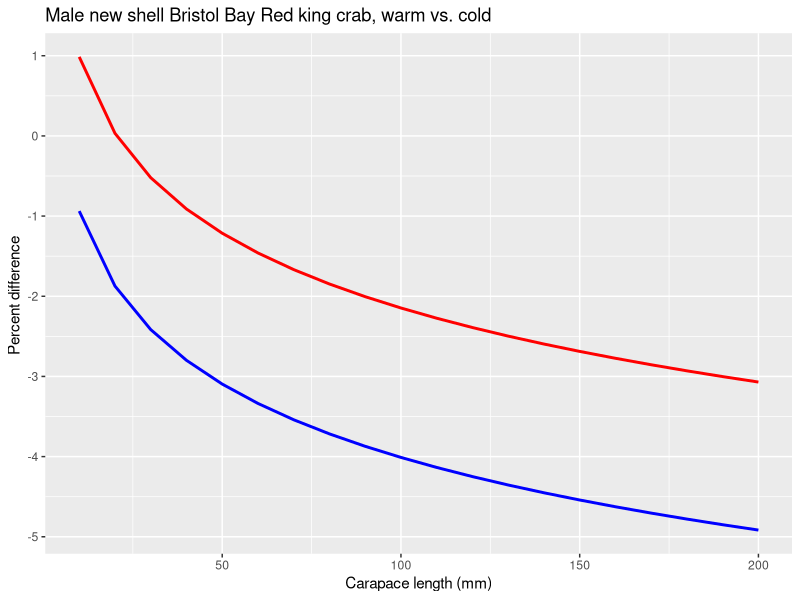
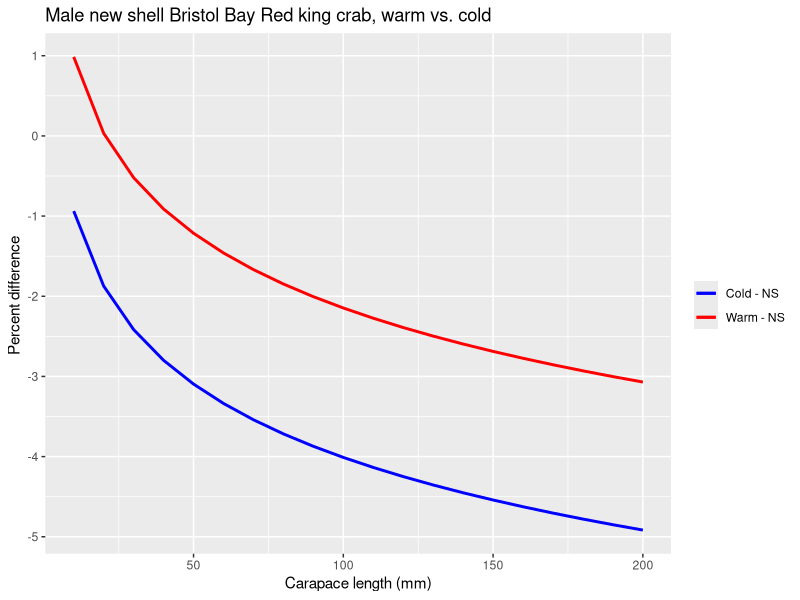
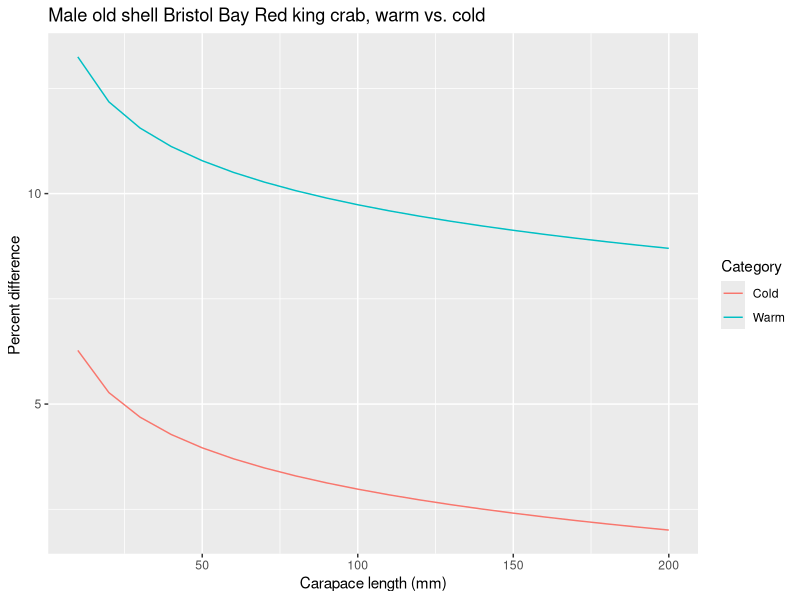
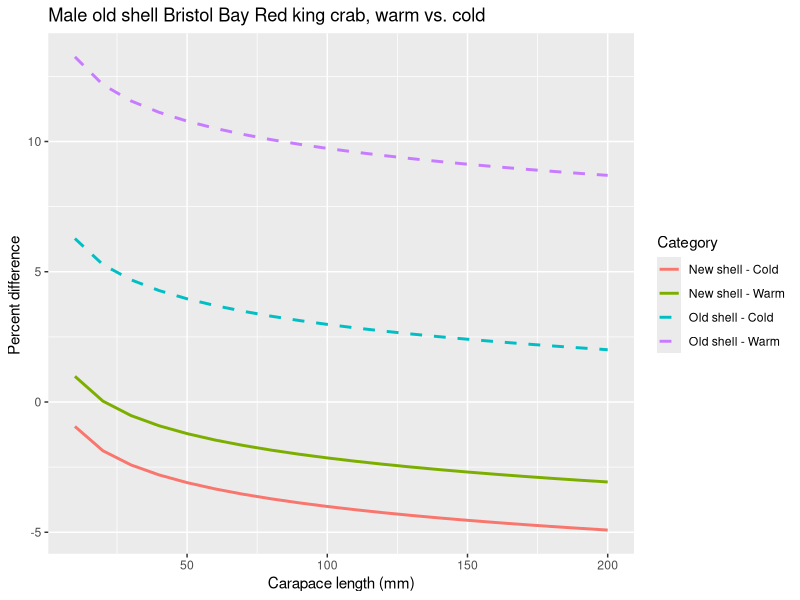
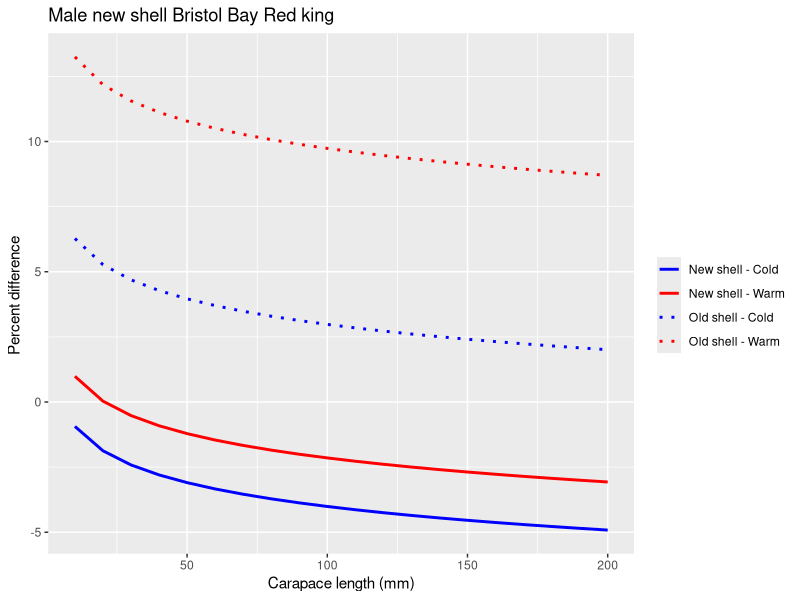
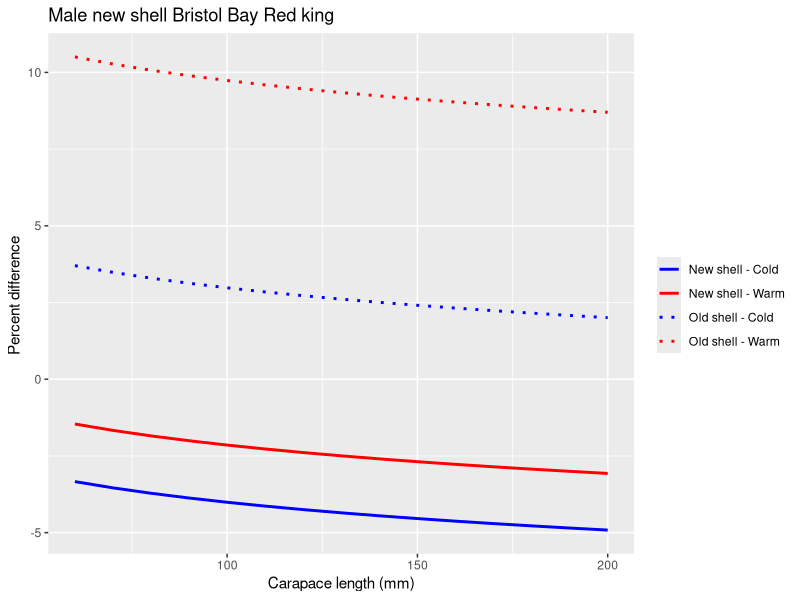
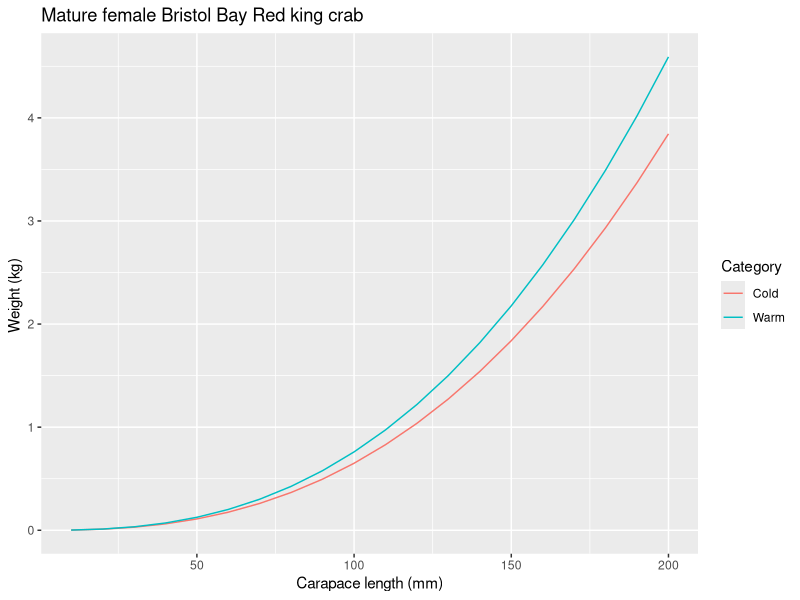
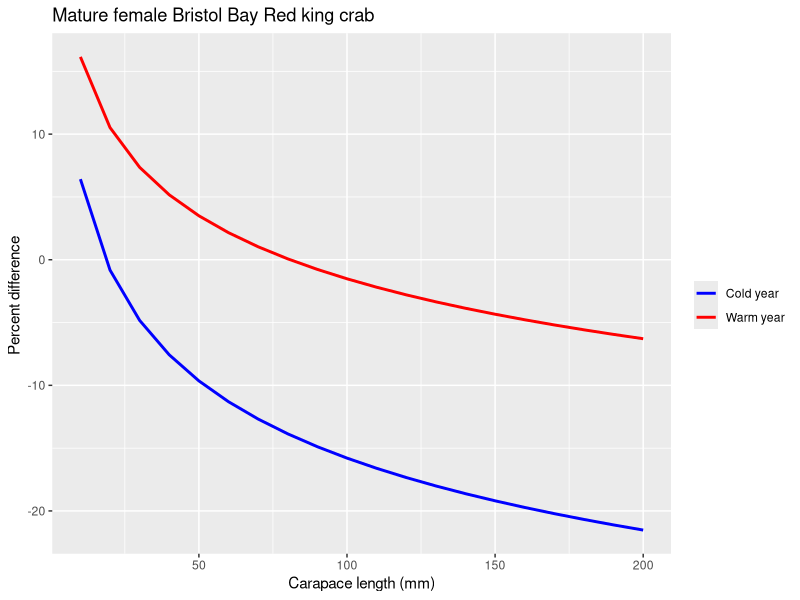

Recreate these plots in R, in order. (Note: this script raises an error after producing the figures.)
rm(list = ls())
# Jon Richar 
# 6/16/2020
library(tidyverse)
library(stats)
library(nlme)
library(ggpubr)
library(ggplot2)
?ggplot()
?geom_line()
pct_dif<-read.csv("./DATA/Biomass_DATA/Calc_weight_differences_ML.csv")

names(pct_dif)
######################### Create data objects ###################
size<-pct_dif$Size10mm

######################### BBRKC
rkc_ns_cold_dif<-pct_dif$BBRKC_MALE_COLD_NS_pct_dif
mean(rkc_ns_cold_dif)

rkc_ns_warm_dif<-pct_dif$BBRKC_MALE_WARM_NS_pct_dif
mean(rkc_ns_warm_dif)

rkc_os_cold_dif<-pct_dif$BBRKC_MALE_COLD_OS_pct_dif
mean(rkc_os_cold_dif)

rkc_os_warm_dif<-pct_dif$BBRKC_MALE_WARM_OS_pct_dif
mean(rkc_os_warm_dif)

######################## BAIRDI #########################################
cb_immatmale_cold_ns_dif<-pct_dif$EBSCB_Immatmale_NS_COLD_pct_dif
mean(cb_immatmale_cold_ns_dif)

cb_immatmale_cold_os_dif<-pct_dif$EBSCB_Immatmale_OS_COLD_pct_dif
mean(cb_immatmale_cold_os_dif)


cb_immatmale_warm_ns_dif<-pct_dif$EBSCB_Immatmale_NS_WARM_pct_dif
mean(cb_immatmale_cold_ns_dif)

cb_immatmale_warm_os_dif<-pct_dif$EBSCB_Immatmale_OS_WARM_pct_dif
mean(cb_immatmale_warm_os_dif)


cb_matmale_cold_ns_dif<-pct_dif$EBSCB_Matmale_NS_COLD_pct_dif
mean(cb_matmale_cold_ns_dif)

cb_matmale_cold_os_dif<-pct_dif$EBSCB_Matmale_OS_COLD_pct_dif
mean(cb_matmale_cold_os_dif)


cb_matmale_warm_ns_dif<-pct_dif$EBSCB_Matmale_NS_WARM_pct_dif
mean(cb_matmale_cold_ns_dif)

cb_matmale_warm_os_dif<-pct_dif$EBSCB_Matmale_OS_WARM_pct_dif
mean(cb_matmale_warm_os_dif)


cb_ns_cold_matfem_dif<-pct_dif$EBSCB_MatFemale_NS_COLD 
mean(cb_ns_cold_matfem_dif)

cb_ns_warm_matfem_dif<-pct_dif$EBSCB_MatFemale_NS_WARM 
mean(cb_ns_warm_matfem_dif)

cb_os_cold_matfem_dif<-pct_dif$EBSCB_MatFemale_OS_COLD 
mean(cb_os_cold_matfem_dif)

cb_os_warm_matfem_dif<-pct_dif$EBSCB_MatFemale_OS_WARM 
mean(cb_os_warm_matfem_dif)

########################## Opilio #####################################
co_immatmale_cold_ns_dif<-pct_dif$EBSCO_Immatmale_NS_COLD_pct_dif
mean(co_immatmale_cold_ns_dif)

co_immatmale_cold_os_dif<-pct_dif$EBSCO_Immatmale_OS_COLD_pct_dif
mean(co_immatmale_cold_os_dif)


co_immatmale_warm_ns_dif<-pct_dif$EBSCO_Immatmale_NS_WARM_pct_dif
mean(co_immatmale_cold_ns_dif)

co_immatmale_warm_os_dif<-pct_dif$EBSCO_Immatmale_OS_WARM_pct_dif
mean(co_immatmale_warm_os_dif)


co_matmale_cold_ns_dif<-pct_dif$EBSCO_Matmale_NS_COLD_pct_dif
mean(co_matmale_cold_ns_dif)

co_matmale_cold_os_dif<-pct_dif$EBSCO_Matmale_OS_COLD_pct_dif
mean(co_matmale_cold_os_dif)


co_matmale_warm_ns_dif<-pct_dif$EBSCO_Matmale_NS_WARM_pct_dif
mean(co_matmale_cold_ns_dif)

co_matmale_warm_os_dif<-pct_dif$EBSCO_Matmale_OS_WARM_pct_dif
mean(co_matmale_warm_os_dif)


co_ns_cold_matfem_dif<-pct_dif$EBSCO_MatFemale_NS_COLD 
mean(co_ns_cold_matfem_dif)

co_ns_warm_matfem_dif<-pct_dif$EBSCO_MatFemale_NS_WARM 
mean(co_ns_warm_matfem_dif)

co_os_cold_matfem_dif<-pct_dif$EBSCO_MatFemale_OS_COLD 
mean(co_os_cold_matfem_dif)

co_os_warm_matfem_dif<-pct_dif$EBSCO_MatFemale_OS_WARM 
mean(co_os_warm_matfem_dif)
#################################### Plot #######################################

###############################################################################################
################################# BBRKC #######################################################
###############################################################################################

##################################################################################################
################################# Males ########################################################
ggplot(pct_dif,aes(x=Size10mm))+
geom_line(aes(y=BBRKC_MALE_COLD_NS_pct_dif,colour = "Cold - NS"),size=1,colour="blue",show.legend = TRUE)+
geom_line(aes(y=BBRKC_MALE_WARM_NS_pct_dif,colour="Warm - NS"),size=1,colour="red",show.legend = TRUE)+
labs(color = "Category",x = "Carapace length (mm)", y = "Percent difference ",title="Male new shell Bristol Bay Red king crab, warm vs. cold")

ggplot(pct_dif,aes(x=Size10mm))+
  geom_line(aes(y=BBRKC_MALE_COLD_NS_pct_dif,colour = "Cold - NS"),size=1,show.legend = TRUE)+
  geom_line(aes(y=BBRKC_MALE_WARM_NS_pct_dif,colour="Warm - NS"),size=1,show.legend = TRUE)+
  scale_colour_manual(name='',values=c('Cold - NS'='blue','Warm - NS' = 'red'))+
  guides(colour = guide_legend(override.aes = list(linetype=c(1,1))))+
  labs(color = "Category",x = "Carapace length (mm)", y = "Percent difference ",title="Male new shell Bristol Bay Red king crab, warm vs. cold")

rkc_ns<-ggplot(pct_dif,aes(x=Size10mm))+
  geom_line(aes(y=BBRKC_MALE_COLD_NS_pct_dif,color = "Cold"))+
  geom_line(aes(y=BBRKC_MALE_WARM_NS_pct_dif,color="Warm"))+
  labs(color = "Category",x = "Carapace length (mm)", y = "Percent difference ",title="Male new shell Bristol Bay Red king crab, warm vs. cold")

ggplot(pct_dif,aes(x=Size10mm))+
  geom_line(aes(y=BBRKC_MALE_COLD_OS_pct_dif,color = "Cold"))+
  geom_line(aes(y=BBRKC_MALE_WARM_OS_pct_dif,color="Warm"))+
  labs(color = "Category",x = "Carapace length (mm)", y = "Percent difference ",title="Male old shell Bristol Bay Red king crab, warm vs. cold")

rkc_os<-ggplot(pct_dif,aes(x=Size10mm))+
  geom_line(aes(y=BBRKC_MALE_COLD_OS_pct_dif,color = "Cold"))+
  geom_line(aes(y=BBRKC_MALE_WARM_OS_pct_dif,color="Warm"))+
  labs(color = "Category",x = "Carapace length (mm)", y = "Percent difference ",title="Male old shell Bristol Bay Red king crab, warm vs. cold")

ggplot(pct_dif,aes(x=Size10mm))+
  geom_line(aes(y=BBRKC_MALE_COLD_NS_pct_dif,color = "New shell - Cold"),size=1)+
  geom_line(aes(y=BBRKC_MALE_WARM_NS_pct_dif,color="New shell - Warm"),size=1)+
  geom_line(aes(y=BBRKC_MALE_COLD_OS_pct_dif,color = "Old shell - Cold"),size=1,linetype=2)+
  geom_line(aes(y=BBRKC_MALE_WARM_OS_pct_dif,color="Old shell - Warm"),size=1,linetype=2)+
  labs(color = "Category",x = "Carapace length (mm)", y = "Percent difference ",title="Male old shell Bristol Bay Red king crab, warm vs. cold")
############################################################################################
ggplot(pct_dif,aes(x=Size10mm))+
  geom_line(aes(y=BBRKC_MALE_COLD_NS_pct_dif,color = "New shell - Cold"),size=1)+
  geom_line(aes(y=BBRKC_MALE_WARM_NS_pct_dif,color="New shell - Warm"),size=1)+
  geom_line(aes(y=BBRKC_MALE_COLD_OS_pct_dif,color = "Old shell - Cold"),size=1,linetype=3)+
  geom_line(aes(y=BBRKC_MALE_WARM_OS_pct_dif,color="Old shell - Warm"),size=1,linetype=3)+
  scale_colour_manual(name='',values=c('New shell - Cold'='blue','New shell - Warm' = 'red','Old shell - Cold'='blue','Old shell - Warm' = 'red'))+
  guides(colour = guide_legend(override.aes = list(linetype=c(1,1,3,3))))+
  labs(color = "Category",x = "Carapace length (mm)", y = "Percent difference ",title="Male new shell Bristol Bay Red king")


################################## Altogether #############################################
rkc_all<-ggplot(pct_dif,aes(x=Size10mm))+
  geom_line(aes(y=BBRKC_MALE_COLD_NS_pct_dif,color = "New shell - Cold"),size=1)+
  geom_line(aes(y=BBRKC_MALE_WARM_NS_pct_dif,color="New shell - Warm"),size=1)+
  geom_line(aes(y=BBRKC_MALE_COLD_OS_pct_dif,color = "Old shell - Cold"),size=1,linetype=3)+
  geom_line(aes(y=BBRKC_MALE_WARM_OS_pct_dif,color="Old shell - Warm"),size=1,linetype=3)+
  scale_colour_manual(name='',values=c('New shell - Cold'='blue','New shell - Warm' = 'red','Old shell - Cold'='blue','Old shell - Warm' = 'red'))+
  guides(colour = guide_legend(override.aes = list(linetype=c(1,1,3,3))))+
  labs(color = "Category",x = "Carapace length (mm)", y = "Percent difference ",title="Male new shell Bristol Bay Red king")

################################## Abbreviate ###################################################
Size10mm<-pct_dif$Size10[6:20]
BBRKC_MALE_COLD_NS_pct_dif<-pct_dif$BBRKC_MALE_COLD_NS_pct_dif[6:20]
BBRKC_MALE_WARM_NS_pct_dif<-pct_dif$BBRKC_MALE_WARM_NS_pct_dif[6:20]
BBRKC_MALE_COLD_OS_pct_dif<-pct_dif$BBRKC_MALE_COLD_OS_pct_dif[6:20]
BBRKC_MALE_WARM_OS_pct_dif<-pct_dif$BBRKC_MALE_WARM_OS_pct_dif[6:20]
rkc_dat<-as.data.frame(cbind(Size10mm,BBRKC_MALE_COLD_NS_pct_dif,BBRKC_MALE_WARM_NS_pct_dif,BBRKC_MALE_COLD_OS_pct_dif,BBRKC_MALE_WARM_OS_pct_dif))
rkc_dat

ggplot(rkc_dat,aes(x=Size10mm))+
  geom_line(aes(y=BBRKC_MALE_COLD_NS_pct_dif,color = "New shell - Cold"),size=1)+
  geom_line(aes(y=BBRKC_MALE_WARM_NS_pct_dif,color="New shell - Warm"),size=1)+
  geom_line(aes(y=BBRKC_MALE_COLD_OS_pct_dif,color = "Old shell - Cold"),size=1,linetype=3)+
  geom_line(aes(y=BBRKC_MALE_WARM_OS_pct_dif,color="Old shell - Warm"),size=1,linetype=3)+
  scale_colour_manual(name='',values=c('New shell - Cold'='blue','New shell - Warm' = 'red','Old shell - Cold'='blue','Old shell - Warm' = 'red'))+
  guides(colour = guide_legend(override.aes = list(linetype=c(1,1,3,3))))+
  labs(color = "Category",x = "Carapace length (mm)", y = "Percent difference ",title="Male new shell Bristol Bay Red king")

rkc_all_short<-ggplot(rkc_dat,aes(x=Size10mm))+
  geom_line(aes(y=BBRKC_MALE_COLD_NS_pct_dif,color = "New shell - Cold"),size=1)+
  geom_line(aes(y=BBRKC_MALE_WARM_NS_pct_dif,color="New shell - Warm"),size=1)+
  geom_line(aes(y=BBRKC_MALE_COLD_OS_pct_dif,color = "Old shell - Cold"),size=1,linetype=3)+
  geom_line(aes(y=BBRKC_MALE_WARM_OS_pct_dif,color="Old shell - Warm"),size=1,linetype=3)+
  scale_colour_manual(name='',values=c('New shell - Cold'='blue','New shell - Warm' = 'red','Old shell - Cold'='blue','Old shell - Warm' = 'red'))+
  guides(colour = guide_legend(override.aes = list(linetype=c(1,1,3,3))))+
  labs(color = "Category",x = "Carapace length (mm)", y = "Percent difference ",title="Male new shell Bristol Bay Red king")

#########################################################################################
################################ Females ##################################################
ggplot(pct_dif,aes(x=Size10mm))+
  geom_line(aes(y=BBRKC_MATFEM_COLD,color = "Cold"))+
  geom_line(aes(y=BBRKC_MATFEM_WARM,color="Warm"))+
  labs(color = "Category",x = "Carapace length (mm)", y = "Weight (kg) ",title="Mature female Bristol Bay Red king crab")

ggplot(pct_dif,aes(x=Size10mm))+
  geom_line(aes(y=BBRKC_MATFEM_COLD_pct_dif,color = "Cold year"),size=1)+
  geom_line(aes(y=BBRKC_MATFEM_WARM_pct_dif,color="Warm year"),size=1)+
  scale_colour_manual(name='',values=c('Cold year'='blue','Warm year' = 'red'))+
  guides(colour = guide_legend(override.aes = list(linetype=c(1,1))))+
  labs(color = "Category",x = "Carapace length (mm)", y = "Percent difference ",title="Mature female Bristol Bay Red king crab")

rkc_fem<-ggplot(pct_dif,aes(x=Size10mm))+
  geom_line(aes(y=BBRKC_MATFEM_COLD_pct_dif,color = "Cold year"),size=1)+
  geom_line(aes(y=BBRKC_MATFEM_WARM_pct_dif,color="Warm year"),size=1)+
  scale_colour_manual(name='',values=c('Cold year'='blue','Warm year' = 'red'))+
  guides(colour = guide_legend(override.aes = list(linetype=c(1,1))))+
  labs(color = "Category",x = "Carapace length (mm)", y = "Percent difference ",title="Mature female Bristol Bay Red king crab")
###################### Abbreviate ############################################################
Size10mm<-pct_dif$Size10[6:18]
BBRKC_MATFEM_COLD_pct_dif<-pct_dif$BBRKC_MATFEM_COLD_pct_dif[6:18]
BBRKC_MATFEM_WARM_pct_dif<-pct_dif$BBRKC_MATFEM_WARM_pct_dif[6:18]

femrkc_dat<-as.data.frame(cbind(Size10mm,BBRKC_MATFEM_COLD_pct_dif,BBRKC_MATFEM_WARM_pct_dif))

ggplot(femrkc_dat,aes(x=Size10mm))+
  geom_line(aes(y=BBRKC_MATFEM_COLD_pct_dif,color = "Cold year"),size=1)+
  geom_line(aes(y=BBRKC_MATFEM_WARM_pct_dif,color="Warm year"),size=1)+
  scale_colour_manual(name='',values=c('Cold year'='blue','Warm year' = 'red'))+
  guides(colour = guide_legend(override.aes = list(linetype=c(1,1))))+
  labs(color = "Category",x = "Carapace length (mm)", y = "Percent difference ",title="Mature female Bristol Bay Red king crab")

rkc_fem_short<-ggplot(femrkc_dat,aes(x=Size10mm))+
  geom_line(aes(y=BBRKC_MATFEM_COLD_pct_dif,color = "Cold year"),size=1)+
  geom_line(aes(y=BBRKC_MATFEM_WARM_pct_dif,color="Warm year"),size=1)+
  scale_colour_manual(name='',values=c('Cold year'='blue','Warm year' = 'red'))+
  guides(colour = guide_legend(override.aes = list(linetype=c(1,1))))+
  labs(color = "Category",x = "Carapace length (mm)", y = "Percent difference ",title="Mature female Bristol Bay Red king crab")

#############################################################################################
################################ SMBKC ######################################################
#############################################################################################

ggplot(pct_dif,aes(x=Size10mm))+
  geom_line(aes(y=SMBKC_MALE_COLD_NS_pct_dif,color = "New shell - Cold"))+
  geom_line(aes(y=SMBKC_MALE_WARM_NS_pct_dif,color="New shell - Warm"))+
  labs(color = "Category",x = "Carapace length (mm)", y = "Percent difference",title="St. Matthew Blue King Crab - bias corrected")

ggplot(pct_dif,aes(x=Size10mm))+
  geom_line(aes(y=SMBKC_MALE_COLD_OS_pct_dif,color = "Old shell - Cold"))+
  geom_line(aes(y=SMBKC_MALE_WARM_OS_pct_dif,color="Old shell - Warm"))+
  labs(color = "Category",x = "Carapace length (mm)", y = "Percent difference",title="St. Matthew Blue King Crab - bias corrected")

bkc_new<-ggplot(pct_dif,aes(x=Size10mm))+
  geom_line(aes(y=SMBKC_MALE_COLD_NS_pct_dif,color = "New shell - Cold"))+
  geom_line(aes(y=SMBKC_MALE_WARM_NS_pct_dif,color="New shell - Warm"))+
  labs(color = "Category",x = "Carapace length (mm)", y = "Percent difference",title="St. Matthew Blue King Crab - bias corrected")

bkc_old<-ggplot(pct_dif,aes(x=Size10mm))+
  geom_line(aes(y=SMBKC_MALE_COLD_OS_pct_dif,color = "Old shell - Cold"))+
  geom_line(aes(y=SMBKC_MALE_WARM_OS_pct_dif,color="Old shell - Warm"))+
  labs(color = "Category",x = "Carapace length (mm)", y = "Percent difference",title="St. Matthew Blue King Crab - bias corrected")

ggplot(pct_dif,aes(x=Size10mm))+
  geom_line(aes(y=SMBKC_MALE_COLD_NS_pct_dif,color = "New shell - Cold"),size=1)+
  geom_line(aes(y=SMBKC_MALE_WARM_NS_pct_dif,color="New shell - Warm"),size=1)+
  geom_line(aes(y=SMBKC_MALE_COLD_OS_pct_dif,color = "Old shell - Cold"),size=1,linetype=3)+
  geom_line(aes(y=SMBKC_MALE_WARM_OS_pct_dif,color="Old shell - Warm"),size = 1, linetype=3)+
  scale_colour_manual(name='',values=c('New shell - Cold'='blue','New shell - Warm' = 'red','Old shell - Cold'='blue','Old shell - Warm' = 'red'))+
  guides(colour = guide_legend(override.aes = list(linetype=c(1,1,3,3))))+
  labs(color = "Category",x = "Carapace length (mm)", y = "Percent difference",title="St. Matthew Blue King Crab")


bkc_all<-ggplot(pct_dif,aes(x=Size10mm))+
  geom_line(aes(y=SMBKC_MALE_COLD_NS_pct_dif,color = "New shell - Cold"),size=1)+
  geom_line(aes(y=SMBKC_MALE_WARM_NS_pct_dif,color="New shell - Warm"),size=1)+
  geom_line(aes(y=SMBKC_MALE_COLD_OS_pct_dif,color = "Old shell - Cold"),size=1,linetype=3)+
  geom_line(aes(y=SMBKC_MALE_WARM_OS_pct_dif,color="Old shell - Warm"),size = 1, linetype=3)+
  scale_colour_manual(name='',values=c('New shell - Cold'='blue','New shell - Warm' = 'red','Old shell - Cold'='blue','Old shell - Warm' = 'red'))+
  guides(colour = guide_legend(override.aes = list(linetype=c(1,1,3,3))))+
  labs(color = "Category",x = "Carapace length (mm)", y = "Percent difference",title="St. Matthew Blue King Crab")

###################### Abbreviate ##########################################################
Size10mm<-pct_dif$Size10mm[5:20]
SMBKC_MALE_COLD_NS_pct_dif<-pct_dif$SMBKC_MALE_COLD_NS_pct_dif[5:20]
SMBKC_MALE_WARM_NS_pct_dif<-pct_dif$SMBKC_MALE_WARM_NS_pct_dif[5:20]
SMBKC_MALE_COLD_OS_pct_dif<-pct_dif$SMBKC_MALE_COLD_OS_pct_dif[5:20]
SMBKC_MALE_WARM_OS_pct_dif<-pct_dif$SMBKC_MALE_WARM_OS_pct_dif[5:20]

smbkc_dat<-as.data.frame(cbind(Size10mm,SMBKC_MALE_COLD_NS_pct_dif,SMBKC_MALE_WARM_NS_pct_dif,SMBKC_MALE_COLD_OS_pct_dif,SMBKC_MALE_WARM_OS_pct_dif))

ggplot(smbkc_dat,aes(x=Size10mm))+
  geom_line(aes(y=SMBKC_MALE_COLD_NS_pct_dif,color = "New shell - Cold"),size=1)+
  geom_line(aes(y=SMBKC_MALE_WARM_NS_pct_dif,color="New shell - Warm"),size=1)+
  geom_line(aes(y=SMBKC_MALE_COLD_OS_pct_dif,color = "Old shell - Cold"),size=1,linetype=3)+
  geom_line(aes(y=SMBKC_MALE_WARM_OS_pct_dif,color="Old shell - Warm"),size = 1, linetype=3)+
  scale_colour_manual(name='',values=c('New shell - Cold'='blue','New shell - Warm' = 'red','Old shell - Cold'='blue','Old shell - Warm' = 'red'))+
  guides(colour = guide_legend(override.aes = list(linetype=c(1,1,3,3))))+
  labs(color = "Category",x = "Carapace length (mm)", y = "Percent difference",title="St. Matthew Blue King Crab")

bkc_all<-ggplot(smbkc_dat,aes(x=Size10mm))+
  geom_line(aes(y=SMBKC_MALE_COLD_NS_pct_dif,color = "New shell - Cold"),size=1)+
  geom_line(aes(y=SMBKC_MALE_WARM_NS_pct_dif,color="New shell - Warm"),size=1)+
  geom_line(aes(y=SMBKC_MALE_COLD_OS_pct_dif,color = "Old shell - Cold"),size=1,linetype=3)+
  geom_line(aes(y=SMBKC_MALE_WARM_OS_pct_dif,color="Old shell - Warm"),size = 1, linetype=3)+
  scale_colour_manual(name='',values=c('New shell - Cold'='blue','New shell - Warm' = 'red','Old shell - Cold'='blue','Old shell - Warm' = 'red'))+
  guides(colour = guide_legend(override.aes = list(linetype=c(1,1,3,3))))+
  labs(color = "Category",x = "Carapace length (mm)", y = "Percent difference",title="St. Matthew Blue King Crab")

#########################################################################################################
################################### BAIRDI ##############################################################

#################################### Immature  Males ####################################################
ggplot(pct_dif,aes(x=Size10mm))+
geom_line(aes(y=EBSCB_Immatmale_NS_COLD_pct_dif,color = "EBSCB NS immature males - cold"))+
geom_line(aes(y=EBSCB_Immatmale_NS_WARM_pct_dif,color="EBSCB NS immature males - warm"))+
labs(color = "Category",x = "Carapace width(mm)", y = "Percent difference",title="Immature male eastern Bering Sea Tanner crab")

ggplot(pct_dif,aes(x=Size10mm))+
  geom_line(aes(y=EBSCB_Immatmale_OS_COLD_pct_dif,color = "EBSCB OS immature males - cold"))+
  geom_line(aes(y=EBSCB_Immatmale_OS_WARM_pct_dif,color="EBSCB OS immature males - warm"))+
  labs(color = "Category",x = "Carapace width(mm)", y = "Percent difference",title="Immature male eastern Bering Sea Tanner crab")

ggplot(pct_dif,aes(x=Size10mm))+
  geom_line(aes(y=EBSCB_Immatmale_NS_COLD_pct_dif,color = "New shell - Cold"),size=1)+
  geom_line(aes(y=EBSCB_Immatmale_NS_WARM_pct_dif,color="New shell - Warm"),size = 1)+
  geom_line(aes(y=EBSCB_Immatmale_OS_COLD_pct_dif,color = "Old shell - Cold"),size = 1,linetype=3)+
  geom_line(aes(y=EBSCB_Immatmale_OS_WARM_pct_dif,color="Old shell - Warm"),size=1,linetype=3)+
  scale_colour_manual(name='',values=c('New shell - Cold'='blue','New shell - Warm' = 'red','Old shell - Cold'='blue','Old shell - Warm' = 'red'))+
  guides(colour = guide_legend(override.aes = list(linetype=c(1,1,3,3))))+
  labs(color = "Category",x = "Carapace width(mm)", y = "Percent difference",title="Immature male eastern Bering Sea Bairdi")

cb_immat<-ggplot(pct_dif,aes(x=Size10mm))+
  geom_line(aes(y=EBSCB_Immatmale_NS_COLD_pct_dif,color = "New shell - Cold"),size=1)+
  geom_line(aes(y=EBSCB_Immatmale_NS_WARM_pct_dif,color="New shell - Warm"),size =1)+
  geom_line(aes(y=EBSCB_Immatmale_OS_COLD_pct_dif,color = "Old shell - Cold"),size = 1,linetype=3)+
  geom_line(aes(y=EBSCB_Immatmale_OS_WARM_pct_dif,color="Old shell - Warm"),size=1,linetype=3)+
  scale_colour_manual(name='',values=c('New shell - Cold'='blue','New shell - Warm' = 'red','Old shell - Cold'='blue','Old shell - Warm' = 'red'))+
  guides(colour = guide_legend(override.aes = list(linetype=c(1,1,3,3))))+
  labs(color = "Category",x = "Carapace width(mm)", y = "Percent difference",title="Immature male eastern Bering Sea Bairdi")

##################################### Abbreviate ####################################################################
Size10mm<-pct_dif$Size10mm[2:14]
EBSCB_Immatmale_NS_COLD_pct_dif<-pct_dif$EBSCB_Immatmale_NS_COLD_pct_dif[2:14]
EBSCB_Immatmale_NS_WARM_pct_dif<-pct_dif$EBSCB_Immatmale_NS_WARM_pct_dif[2:14]
EBSCB_Immatmale_OS_COLD_pct_dif<-pct_dif$EBSCB_Immatmale_OS_COLD_pct_dif[2:14]
EBSCB_Immatmale_OS_WARM_pct_dif<-pct_dif$EBSCB_Immatmale_OS_WARM_pct_dif[2:14]

cb_immatdat<-as.data.frame(cbind(Size10mm,
                                 EBSCB_Immatmale_NS_COLD_pct_dif,
                                 EBSCB_Immatmale_NS_WARM_pct_dif,
                                 EBSCB_Immatmale_OS_COLD_pct_dif,
                                 EBSCB_Immatmale_OS_WARM_pct_dif))

ggplot(cb_immatdat,aes(x=Size10mm))+
  geom_line(aes(y=EBSCB_Immatmale_NS_COLD_pct_dif,color = "New shell - Cold"),size=1)+
  geom_line(aes(y=EBSCB_Immatmale_NS_WARM_pct_dif,color="New shell - Warm"),size = 1)+
  geom_line(aes(y=EBSCB_Immatmale_OS_COLD_pct_dif,color = "Old shell - Cold"),size = 1,linetype=3)+
  geom_line(aes(y=EBSCB_Immatmale_OS_WARM_pct_dif,color="Old shell - Warm"),size=1,linetype=3)+
  scale_colour_manual(name='',values=c('New shell - Cold'='blue','New shell - Warm' = 'red','Old shell - Cold'='blue','Old shell - Warm' = 'red'))+
  guides(colour = guide_legend(override.aes = list(linetype=c(1,1,3,3))))+
  labs(color = "Category",x = "Carapace width(mm)", y = "Percent difference",title="Immature male eastern Bering Sea Bairdi")

cb_immat_short<-ggplot(cb_immatdat,aes(x=Size10mm))+
  geom_line(aes(y=EBSCB_Immatmale_NS_COLD_pct_dif,color = "New shell - Cold"),size=1)+
  geom_line(aes(y=EBSCB_Immatmale_NS_WARM_pct_dif,color="New shell - Warm"),size =1)+
  geom_line(aes(y=EBSCB_Immatmale_OS_COLD_pct_dif,color = "Old shell - Cold"),size = 1,linetype=3)+
  geom_line(aes(y=EBSCB_Immatmale_OS_WARM_pct_dif,color="Old shell - Warm"),size=1,linetype=3)+
  scale_colour_manual(name='',values=c('New shell - Cold'='blue','New shell - Warm' = 'red','Old shell - Cold'='blue','Old shell - Warm' = 'red'))+
  guides(colour = guide_legend(override.aes = list(linetype=c(1,1,3,3))))+
  labs(color = "Category",x = "Carapace width(mm)", y = "Percent difference",title="Immature male estern Bering Sea Bairdi")


##########################################################################################################
##################################### Mature  Males#########################################################
ggplot(pct_dif,aes(x=Size10mm))+
  geom_line(aes(y=EBSCB_Matmale_NS_COLD_pct_dif,color = "EBSCB NS mature males - cold"))+
  geom_line(aes(y=EBSCB_Matmale_NS_WARM_pct_dif,color="EBSCB NS mature males - warm"))+
  labs(color = "Category",x = "Carapace width(mm)", y = "Percent difference",title="Mature male eastern Bering Sea Tanner crab")

ggplot(pct_dif,aes(x=Size10mm))+
  geom_line(aes(y=EBSCB_Matmale_OS_COLD_pct_dif,color = "EBSCB OS mature males - cold"))+
  geom_line(aes(y=EBSCB_Matmale_OS_WARM_pct_dif,color="EBSCB OS mature males - warm"))+
  labs(color = "Category",x = "Carapace width(mm)", y = "Percent difference",title="Mature male eastern Bering Sea Tanner crab")

ggplot(pct_dif,aes(x=Size10mm))+
  geom_line(aes(y=EBSCB_Matmale_NS_COLD_pct_dif,color = "New shell - Cold"),size =1)+
  geom_line(aes(y=EBSCB_Matmale_NS_WARM_pct_dif,color="New shell - Warm"),size =1)+
  geom_line(aes(y=EBSCB_Matmale_OS_COLD_pct_dif,color = "Old shell - Cold"),size = 1, linetype=3)+
  geom_line(aes(y=EBSCB_Matmale_OS_WARM_pct_dif,color="Old shell - Warm"),size=1, linetype=3)+
  scale_colour_manual(name='',values=c('New shell - Cold'='blue','New shell - Warm' = 'red','Old shell - Cold'='blue','Old shell - Warm' = 'red'))+
  guides(colour = guide_legend(override.aes = list(linetype=c(1,1,3,3))))+
  labs(color = "Category",x = "Carapace width(mm)", y = "Percent difference",title="Mature male eastern Bering Sea Tanner crab")

cb_matmale<-ggplot(pct_dif,aes(x=Size10mm))+
  geom_line(aes(y=EBSCB_Matmale_NS_COLD_pct_dif,color = "New shell - cold"),size =1)+
  geom_line(aes(y=EBSCB_Matmale_NS_WARM_pct_dif,color="New shell - warm"),size =1)+
  geom_line(aes(y=EBSCB_Matmale_OS_COLD_pct_dif,color = "Old shell - cold"),size = 1, linetype=3)+
  geom_line(aes(y=EBSCB_Matmale_OS_WARM_pct_dif,color="Old shell - warm"),size=1, linetype=3)+
  scale_colour_manual(name='',values=c('New shell - Cold'='blue','New shell - Warm' = 'red','Old shell - Cold'='blue','Old shell - Warm' = 'red'))+
  guides(colour = guide_legend(override.aes = list(linetype=c(1,1,3,3))))+
  labs(color = "Category",x = "Carapace width(mm)", y = "Percent difference",title="Mature male eastern Bering Sea Tanner crab")

########################################## Abbreviate ##################################################################################
Size10mm<-pct_dif$Size10mm[5:20]
EBSCB_Matmale_NS_COLD_pct_dif<-pct_dif$EBSCB_Matmale_NS_COLD_pct_dif[5:20]
EBSCB_Matmale_NS_WARM_pct_dif<-pct_dif$EBSCB_Matmale_NS_WARM_pct_dif[5:20]
EBSCB_Matmale_OS_COLD_pct_dif<-pct_dif$EBSCB_Matmale_OS_COLD_pct_dif[5:20]
EBSCB_Matmale_OS_WARM_pct_dif<-pct_dif$EBSCB_Matmale_OS_WARM_pct_dif[5:20]

cb_matdat<-as.data.frame(cbind(Size10mm,
                                 EBSCB_Matmale_NS_COLD_pct_dif,
                                 EBSCB_Matmale_NS_WARM_pct_dif,
                                 EBSCB_Matmale_OS_COLD_pct_dif,
                                 EBSCB_Matmale_OS_WARM_pct_dif))


ggplot(cb_matdat,aes(x=Size10mm))+
  geom_line(aes(y=EBSCB_Matmale_NS_COLD_pct_dif,color = "New shell - Cold"),size =1)+
  geom_line(aes(y=EBSCB_Matmale_NS_WARM_pct_dif,color="New shell - Warm"),size =1)+
  geom_line(aes(y=EBSCB_Matmale_OS_COLD_pct_dif,color = "Old shell - Cold"),size = 1, linetype=3)+
  geom_line(aes(y=EBSCB_Matmale_OS_WARM_pct_dif,color="Old shell - Warm"),size=1, linetype=3)+
  scale_colour_manual(name='',values=c('New shell - Cold'='blue','New shell - Warm' = 'red','Old shell - Cold'='blue','Old shell - Warm' = 'red'))+
  guides(colour = guide_legend(override.aes = list(linetype=c(1,1,3,3))))+
  labs(color = "Category",x = "Carapace width(mm)", y = "Percent difference",title="Mature male eastern Bering Sea Tanner crab")

cb_matmale_short<-ggplot(cb_matdat,aes(x=Size10mm))+
  geom_line(aes(y=EBSCB_Matmale_NS_COLD_pct_dif,color = "New shell - cold"),size =1)+
  geom_line(aes(y=EBSCB_Matmale_NS_WARM_pct_dif,color="New shell - warm"),size =1)+
  geom_line(aes(y=EBSCB_Matmale_OS_COLD_pct_dif,color = "Old shell - cold"),size = 1, linetype=3)+
  geom_line(aes(y=EBSCB_Matmale_OS_WARM_pct_dif,color="Old shell - warm"),size=1, linetype=3)+
  scale_colour_manual(name='',values=c('New shell - Cold'='blue','New shell - Warm' = 'red','Old shell - Cold'='blue','Old shell - Warm' = 'red'))+
  guides(colour = guide_legend(override.aes = list(linetype=c(1,1,3,3))))+
  labs(color = "Category",x = "Carapace width(mm)", y = "Percent difference",title="Mature male eastern Bering Sea Tanner crab")

########################################################################################################################################
######################################### Females#######################################################################################
ggplot(pct_dif,aes(x=Size10mm))+
  geom_line(aes(y=EBSCB_MatFemale_NS_COLD_pct_dif,color = "EBSCB MATFEM NS - cold"))+
  geom_line(aes(y=EBSCB_MatFemale_NS_WARM_pct_dif,color="EBSCB MATFEM NS - warm"))+
  labs(color = "Category",x = "Carapace width(mm)", y = "Percent difference",title="Eastern Bering Sea Mature Female Tanner crab")

ggplot(pct_dif,aes(x=Size10mm))+
  geom_line(aes(y=EBSCB_MatFemale_OS_COLD_pct_dif,color = "EBSCB MATFEM OS - cold"))+
  geom_line(aes(y=EBSCB_MatFemale_OS_WARM_pct_dif,color="EBSCB MATFEM OS - warm"))+
  labs(color = "Category",x = "Carapace width(mm)", y = "Percent difference",title="Eastern Bering Sea Mature Female Tanner crab")

ggplot(pct_dif,aes(x=Size10mm))+
  geom_line(aes(y=EBSCB_MatFemale_NS_COLD_pct_dif,color = "New shell - Cold"),size = 1)+
  geom_line(aes(y=EBSCB_MatFemale_NS_WARM_pct_dif,color="New shell - Warm"),size = 1)+
  geom_line(aes(y=EBSCB_MatFemale_OS_COLD_pct_dif,color = "Old shell - Cold"),size = 1,linetype = 3)+
  geom_line(aes(y=EBSCB_MatFemale_OS_WARM_pct_dif,color="Old shell - Warm"),size = 1,linetype = 3)+
  scale_colour_manual(name='',values=c('New shell - Cold'='blue','New shell - Warm' = 'red','Old shell - Cold'='blue','Old shell - Warm' = 'red'))+
  guides(colour = guide_legend(override.aes = list(linetype=c(1,1,3,3))))+
  labs(color = "Category",x = "Carapace width(mm)", y = "Percent difference",title="Eastern Bering Sea Mature Female Tanner crab")

cbfem_mat<-ggplot(pct_dif,aes(x=Size10mm))+
  geom_line(aes(y=EBSCB_MatFemale_NS_COLD_pct_dif,color = "New shell - Cold"),size = 1)+
  geom_line(aes(y=EBSCB_MatFemale_NS_WARM_pct_dif,color="New shell - Warm"),size = 1)+
  geom_line(aes(y=EBSCB_MatFemale_OS_COLD_pct_dif,color = "Old shell - Cold"),size = 1,linetype = 3)+
  geom_line(aes(y=EBSCB_MatFemale_OS_WARM_pct_dif,color="Old shell - Warm"),size = 1,linetype = 3)+
  scale_colour_manual(name='',values=c('New shell - Cold'='blue','New shell - Warm' = 'red','Old shell - Cold'='blue','Old shell - Warm' = 'red'))+
  guides(colour = guide_legend(override.aes = list(linetype=c(1,1,3,3))))+
  labs(color = "Category",x = "Carapace width(mm)", y = "Percent difference",title="Eastern Bering Sea Mature Female Tanner crab")

################################################### Abbreviate ##################################################
Size10mm<-pct_dif$Size10mm[5:14]
EBSCB_MatFemale_NS_COLD_pct_dif<-pct_dif$EBSCB_MatFemale_NS_COLD_pct_dif[5:14]
EBSCB_MatFemale_NS_WARM_pct_dif<-pct_dif$EBSCB_MatFemale_NS_WARM_pct_dif[5:14]
EBSCB_MatFemale_OS_COLD_pct_dif<-pct_dif$EBSCB_MatFemale_OS_COLD_pct_dif[5:14]
EBSCB_MatFemale_OS_WARM_pct_dif<-pct_dif$EBSCB_MatFemale_OS_WARM_pct_dif[5:14]

cb_matfemdat<-as.data.frame(cbind(Size10mm,
                               EBSCB_MatFemale_NS_COLD_pct_dif,
                               EBSCB_MatFemale_NS_WARM_pct_dif,
                               EBSCB_MatFemale_OS_COLD_pct_dif,
                               EBSCB_MatFemale_OS_WARM_pct_dif))

ggplot(cb_matfemdat,aes(x=Size10mm))+
  geom_line(aes(y=EBSCB_MatFemale_NS_COLD_pct_dif,color = "New shell - Cold"),size = 1)+
  geom_line(aes(y=EBSCB_MatFemale_NS_WARM_pct_dif,color="New shell - Warm"),size = 1)+
  geom_line(aes(y=EBSCB_MatFemale_OS_COLD_pct_dif,color = "Old shell - Cold"),size = 1,linetype = 3)+
  geom_line(aes(y=EBSCB_MatFemale_OS_WARM_pct_dif,color="Old shell - Warm"),size = 1,linetype = 3)+
  scale_colour_manual(name='',values=c('New shell - Cold'='blue','New shell - Warm' = 'red','Old shell - Cold'='blue','Old shell - Warm' = 'red'))+
  guides(colour = guide_legend(override.aes = list(linetype=c(1,1,3,3))))+
  labs(color = "Category",x = "Carapace width(mm)", y = "Percent difference",title="Eastern Bering Sea Mature Female Tanner crab")

cbfem_mat_short<-ggplot(cb_matfemdat,aes(x=Size10mm))+
  geom_line(aes(y=EBSCB_MatFemale_NS_COLD_pct_dif,color = "New shell - Cold"),size = 1)+
  geom_line(aes(y=EBSCB_MatFemale_NS_WARM_pct_dif,color="New shell - Warm"),size = 1)+
  geom_line(aes(y=EBSCB_MatFemale_OS_COLD_pct_dif,color = "Old shell - Cold"),size = 1,linetype = 3)+
  geom_line(aes(y=EBSCB_MatFemale_OS_WARM_pct_dif,color="Old shell - Warm"),size = 1,linetype = 3)+
  scale_colour_manual(name='',values=c('New shell - Cold'='blue','New shell - Warm' = 'red','Old shell - Cold'='blue','Old shell - Warm' = 'red'))+
  guides(colour = guide_legend(override.aes = list(linetype=c(1,1,3,3))))+
  labs(color = "Category",x = "Carapace width(mm)", y = "Percent difference",title="Eastern Bering Sea Mature Female Tanner crab")

####################################################################################################################################
############################################################# OPILIO#################################################################
# Immature  Males
ggplot(pct_dif,aes(x=Size10mm))+
  geom_line(aes(y=EBSCO_Immatmale_NS_COLD_pct_dif,color = "EBSCO NS immature males - cold"))+
  geom_line(aes(y=EBSCO_Immatmale_NS_WARM_pct_dif,color="EBSCO NS immature males - warm"))+
  labs(color = "Category",x = "Carapace width(mm)", y = "Percent difference",title="Immature male eastern Bering Sea snow crab")

ggplot(pct_dif,aes(x=Size10mm))+
  geom_line(aes(y=EBSCO_Immatmale_OS_COLD_pct_dif,color = "EBSCO OS immature males - cold"))+
  geom_line(aes(y=EBSCO_Immatmale_OS_WARM_pct_dif,color="EBSCO OS immature males - warm"))+
  labs(color = "Category",x = "Carapace width(mm)", y = "Percent difference",title="Immature male eastern Bering Sea snow crab")

ggplot(pct_dif,aes(x=Size10mm))+
  geom_line(aes(y=EBSCO_Immatmale_NS_COLD_pct_dif,color = "New shell - Cold"),size =1)+
  geom_line(aes(y=EBSCO_Immatmale_NS_WARM_pct_dif,color="New shell - Warm"),size =1)+
  geom_line(aes(y=EBSCO_Immatmale_OS_COLD_pct_dif,color = "Old shell - Cold"),size =1,linetype = 3)+
  geom_line(aes(y=EBSCO_Immatmale_OS_WARM_pct_dif,color="Old shell - Warm"),size =1,linetype = 3)+
  scale_colour_manual(name='',values=c('New shell - Cold'='blue','New shell - Warm' = 'red','Old shell - Cold'='blue','Old shell - Warm' = 'red'))+
  guides(colour = guide_legend(override.aes = list(linetype=c(1,1,3,3))))+
  labs(color = "Category",x = "Carapace width(mm)", y = "Percent difference",title="Immature male eastern Bering Sea snow crab")

co_immat<-ggplot(pct_dif,aes(x=Size10mm))+
  geom_line(aes(y=EBSCO_Immatmale_NS_COLD_pct_dif,color = "New shell - Cold"),size =1)+
  geom_line(aes(y=EBSCO_Immatmale_NS_WARM_pct_dif,color="New shell - Warm"),size =1)+
  geom_line(aes(y=EBSCO_Immatmale_OS_COLD_pct_dif,color = "Old shell - Cold"),size =1,linetype = 3)+
  geom_line(aes(y=EBSCO_Immatmale_OS_WARM_pct_dif,color="Old shell - Warm"),size =1,linetype = 3)+
  scale_colour_manual(name='',values=c('New shell - Cold'='blue','New shell - Warm' = 'red','Old shell - Cold'='blue','Old shell - Warm' = 'red'))+
  guides(colour = guide_legend(override.aes = list(linetype=c(1,1,3,3))))+
  labs(color = "Category",x = "Carapace width(mm)", y = "Percent difference",title="Immature male eastern Bering Sea snow crab")
##################################### Abbreviate ####################################################################
Size10mm<-pct_dif$Size10mm[2:12]
EBSCO_Immatmale_NS_COLD_pct_dif<-pct_dif$EBSCO_Immatmale_NS_COLD_pct_dif[2:12]
EBSCO_Immatmale_NS_WARM_pct_dif<-pct_dif$EBSCO_Immatmale_NS_WARM_pct_dif[2:12]
EBSCO_Immatmale_OS_COLD_pct_dif<-pct_dif$EBSCO_Immatmale_OS_COLD_pct_dif[2:12]
EBSCO_Immatmale_OS_WARM_pct_dif<-pct_dif$EBSCO_Immatmale_OS_WARM_pct_dif[2:12]

co_immatdat<-as.data.frame(cbind(Size10mm,
                                 EBSCO_Immatmale_NS_COLD_pct_dif,
                                 EBSCO_Immatmale_NS_WARM_pct_dif,
                                 EBSCO_Immatmale_OS_COLD_pct_dif,
                                 EBSCO_Immatmale_OS_WARM_pct_dif))

ggplot(co_immatdat,aes(x=Size10mm))+
  geom_line(aes(y=EBSCO_Immatmale_NS_COLD_pct_dif,color = "New shell - Cold"),size=1)+
  geom_line(aes(y=EBSCO_Immatmale_NS_WARM_pct_dif,color="New shell - Warm"),size = 1)+
  geom_line(aes(y=EBSCO_Immatmale_OS_COLD_pct_dif,color = "Old shell - Cold"),size = 1,linetype=3)+
  geom_line(aes(y=EBSCO_Immatmale_OS_WARM_pct_dif,color="Old shell - Warm"),size=1,linetype=3)+
  scale_colour_manual(name='',values=c('New shell - Cold'='blue','New shell - Warm' = 'red','Old shell - Cold'='blue','Old shell - Warm' = 'red'))+
  guides(colour = guide_legend(override.aes = list(linetype=c(1,1,3,3))))+
  labs(color = "Category",x = "Carapace width(mm)", y = "Percent difference",title="Immature male eastern Bering Sea snow crab")

co_immat_short<-ggplot(co_immatdat,aes(x=Size10mm))+
  geom_line(aes(y=EBSCO_Immatmale_NS_COLD_pct_dif,color = "New shell - Cold"),size=1)+
  geom_line(aes(y=EBSCO_Immatmale_NS_WARM_pct_dif,color="New shell - Warm"),size =1)+
  geom_line(aes(y=EBSCO_Immatmale_OS_COLD_pct_dif,color = "Old shell - Cold"),size = 1,linetype=3)+
  geom_line(aes(y=EBSCO_Immatmale_OS_WARM_pct_dif,color="Old shell - Warm"),size=1,linetype=3)+
  scale_colour_manual(name='',values=c('New shell - Cold'='blue','New shell - Warm' = 'red','Old shell - Cold'='blue','Old shell - Warm' = 'red'))+
  guides(colour = guide_legend(override.aes = list(linetype=c(1,1,3,3))))+
  labs(color = "Category",x = "Carapace width(mm)", y = "Percent difference",title="Immature male eastern Bering Sea snow crab")

####################################### Mature  Males ##########################################################################
ggplot(pct_dif,aes(x=Size10mm))+
  geom_line(aes(y=EBSCO_Matmale_NS_COLD_pct_dif,color = "EBSCO NS mature males - cold"))+
  geom_line(aes(y=EBSCO_Matmale_NS_WARM_pct_dif,color="EBSCO NS mature males - warm"))+
  labs(color = "Category",x = "Carapace width(mm)", y = "Percent difference",title="Mature male eastern Bering Sea snow crab")

ggplot(pct_dif,aes(x=Size10mm))+
  geom_line(aes(y=EBSCO_Matmale_OS_COLD_pct_dif,color = "EBSCO OS mature males - cold"))+
  geom_line(aes(y=EBSCO_Matmale_OS_WARM_pct_dif,color="EBSCO OS mature males - warm"))+
  labs(color = "Category",x = "Carapace width(mm)", y = "Percent difference",title="Mature male eastern Bering Sea snow crab")

ggplot(pct_dif,aes(x=Size10mm))+
  geom_line(aes(y=EBSCO_Matmale_NS_COLD_pct_dif,color = "New shell - Cold"),size =1)+
  geom_line(aes(y=EBSCO_Matmale_NS_WARM_pct_dif,color="New shell - Warm"), size = 1)+
  geom_line(aes(y=EBSCO_Matmale_OS_COLD_pct_dif,color = "Old shell - Cold"), size= 1,linetype =3)+
  geom_line(aes(y=EBSCO_Matmale_OS_WARM_pct_dif,color="Old shell - Warm"),size = 1,linetype = 3)+
  scale_colour_manual(name='',values=c('New shell - Cold'='blue','New shell - Warm' = 'red','Old shell - Cold'='blue','Old shell - Warm' = 'red'))+
  guides(colour = guide_legend(override.aes = list(linetype=c(1,1,3,3))))+
  labs(color = "Category",x = "Carapace width(mm)", y = "Percent difference",title="Mature male eastern Bering Sea snow crab")

co_matmale<-ggplot(pct_dif,aes(x=Size10mm))+
  geom_line(aes(y=EBSCO_Matmale_NS_COLD_pct_dif,color = "New shell - Cold"),size =1)+
  geom_line(aes(y=EBSCO_Matmale_NS_WARM_pct_dif,color="New shell - Warm"), size = 1)+
  geom_line(aes(y=EBSCO_Matmale_OS_COLD_pct_dif,color = "Old shell - Cold"), size= 1,linetype =3)+
  geom_line(aes(y=EBSCO_Matmale_OS_WARM_pct_dif,color="Old shell - Warm"),size = 1,linetype = 3)+
  scale_colour_manual(name='',values=c('New shell - Cold'='blue','New shell - Warm' = 'red','Old shell - Cold'='blue','Old shell - Warm' = 'red'))+
  guides(colour = guide_legend(override.aes = list(linetype=c(1,1,3,3))))+
  labs(color = "Category",x = "Carapace width(mm)", y = "Percent difference",title="Mature male eastern Bering Sea snow crab")

########################################## Abbreviate ##################################################################################
Size10mm<-pct_dif$Size10mm[5:20]
EBSCO_Matmale_NS_COLD_pct_dif<-pct_dif$EBSCO_Matmale_NS_COLD_pct_dif[5:20]
EBSCO_Matmale_NS_WARM_pct_dif<-pct_dif$EBSCO_Matmale_NS_WARM_pct_dif[5:20]
EBSCO_Matmale_OS_COLD_pct_dif<-pct_dif$EBSCO_Matmale_OS_COLD_pct_dif[5:20]
EBSCO_Matmale_OS_WARM_pct_dif<-pct_dif$EBSCO_Matmale_OS_WARM_pct_dif[5:20]

co_matdat<-as.data.frame(cbind(Size10mm,
                               EBSCO_Matmale_NS_COLD_pct_dif,
                               EBSCO_Matmale_NS_WARM_pct_dif,
                               EBSCO_Matmale_OS_COLD_pct_dif,
                               EBSCO_Matmale_OS_WARM_pct_dif))


ggplot(co_matdat,aes(x=Size10mm))+
  geom_line(aes(y=EBSCO_Matmale_NS_COLD_pct_dif,color = "New shell - Cold"),size =1)+
  geom_line(aes(y=EBSCO_Matmale_NS_WARM_pct_dif,color="New shell - Warm"),size =1)+
  geom_line(aes(y=EBSCO_Matmale_OS_COLD_pct_dif,color = "Old shell - Cold"),size = 1, linetype=3)+
  geom_line(aes(y=EBSCO_Matmale_OS_WARM_pct_dif,color="Old shell - Warm"),size=1, linetype=3)+
  scale_colour_manual(name='',values=c('New shell - Cold'='blue','New shell - Warm' = 'red','Old shell - Cold'='blue','Old shell - Warm' = 'red'))+
  guides(colour = guide_legend(override.aes = list(linetype=c(1,1,3,3))))+
  labs(color = "Category",x = "Carapace width(mm)", y = "Percent difference",title="Mature male eastern Bering Sea opilio")

co_matmale_short<-ggplot(co_matdat,aes(x=Size10mm))+
  geom_line(aes(y=EBSCO_Matmale_NS_COLD_pct_dif,color = "New shell - cold"),size =1)+
  geom_line(aes(y=EBSCO_Matmale_NS_WARM_pct_dif,color="New shell - warm"),size =1)+
  geom_line(aes(y=EBSCO_Matmale_OS_COLD_pct_dif,color = "Old shell - cold"),size = 1, linetype=3)+
  geom_line(aes(y=EBSCO_Matmale_OS_WARM_pct_dif,color="Old shell - warm"),size=1, linetype=3)+
  scale_colour_manual(name='',values=c('New shell - Cold'='blue','New shell - Warm' = 'red','Old shell - Cold'='blue','Old shell - Warm' = 'red'))+
  guides(colour = guide_legend(override.aes = list(linetype=c(1,1,3,3))))+
  labs(color = "Category",x = "Carapace width(mm)", y = "Percent difference",title="Mature male eastern Bering Sea snow crab")

#################################### Females#################################################################################
ggplot(pct_dif,aes(x=Size10mm))+
  geom_line(aes(y=EBSCO_MatFemale_NS_COLD_pct_dif,color = "EBSCO MATFEM NS - cold"))+
  geom_line(aes(y=EBSCO_MatFemale_NS_WARM_pct_dif,color="EBSCO MATFEM NS - warm"))+
  labs(color = "Category",x = "Carapace width(mm)", y = "Percent difference",title="Eastern Bering Sea mature female snow crab")

ggplot(pct_dif,aes(x=Size10mm))+
  geom_line(aes(y=EBSCO_MatFemale_OS_COLD_pct_dif,color = "EBSCO MATFEM OS - cold"))+
  geom_line(aes(y=EBSCO_MatFemale_OS_WARM_pct_dif,color="EBSCO MATFEM OS - warm"))+
  labs(color = "Category",x = "Carapace width(mm)", y = "Percent difference",title="Eastern Bering Sea mature female snow crab")

ggplot(pct_dif,aes(x=Size10mm))+
  geom_line(aes(y=EBSCO_MatFemale_NS_COLD_pct_dif,color = "New shell - Cold"),size =1)+
  geom_line(aes(y=EBSCO_MatFemale_NS_WARM_pct_dif,color="New shell - Warm"),size =1)+
  geom_line(aes(y=EBSCO_MatFemale_OS_COLD_pct_dif,color = "Old shell - Cold"),size=1,linetype = 3)+
  geom_line(aes(y=EBSCO_MatFemale_OS_WARM_pct_dif,color="Old shell - Warm"),size =1, linetype =3)+
  scale_colour_manual(name='',values=c('New shell - Cold'='blue','New shell - Warm' = 'red','Old shell - Cold'='blue','Old shell - Warm' = 'red'))+
  guides(colour = guide_legend(override.aes = list(linetype=c(1,1,3,3))))+
  labs(color = "Category",x = "Carapace width(mm)", y = "Percent difference",title="Eastern Bering Sea mature female snow crab")

cofem_mat<-ggplot(pct_dif,aes(x=Size10mm))+
  geom_line(aes(y=EBSCO_MatFemale_NS_COLD_pct_dif,color = "New shell - Cold"),size =1)+
  geom_line(aes(y=EBSCO_MatFemale_NS_WARM_pct_dif,color="New shell - Warm"),size =1)+
  geom_line(aes(y=EBSCO_MatFemale_OS_COLD_pct_dif,color = "Old shell - Cold"),size=1,linetype = 3)+
  geom_line(aes(y=EBSCO_MatFemale_OS_WARM_pct_dif,color="Old shell - Warm"),size =1, linetype =3)+
  scale_colour_manual(name='',values=c('New shell - Cold'='blue','New shell - Warm' = 'red','Old shell - Cold'='blue','Old shell - Warm' = 'red'))+
  guides(colour = guide_legend(override.aes = list(linetype=c(1,1,3,3))))+
  labs(color = "Category",x = "Carapace width(mm)", y = "Percent difference",title="Eastern Bering Sea mature female snow crab")
################################################### Abbreviate ##################################################
Size10mm<-pct_dif$Size10mm[4:10]
EBSCO_MatFemale_NS_COLD_pct_dif<-pct_dif$EBSCO_MatFemale_NS_COLD_pct_dif[4:10]
EBSCO_MatFemale_NS_WARM_pct_dif<-pct_dif$EBSCO_MatFemale_NS_WARM_pct_dif[4:10]
EBSCO_MatFemale_OS_COLD_pct_dif<-pct_dif$EBSCO_MatFemale_OS_COLD_pct_dif[4:10]
EBSCO_MatFemale_OS_WARM_pct_dif<-pct_dif$EBSCO_MatFemale_OS_WARM_pct_dif[4:10]

co_matfemdat<-as.data.frame(cbind(Size10mm,
                                  EBSCO_MatFemale_NS_COLD_pct_dif,
                                  EBSCO_MatFemale_NS_WARM_pct_dif,
                                  EBSCO_MatFemale_OS_COLD_pct_dif,
                                  EBSCO_MatFemale_OS_WARM_pct_dif))

ggplot(co_matfemdat,aes(x=Size10mm))+
  geom_line(aes(y=EBSCO_MatFemale_NS_COLD_pct_dif,color = "New shell - Cold"),size = 1)+
  geom_line(aes(y=EBSCO_MatFemale_NS_WARM_pct_dif,color="New shell - Warm"),size = 1)+
  geom_line(aes(y=EBSCO_MatFemale_OS_COLD_pct_dif,color = "Old shell - Cold"),size = 1,linetype = 3)+
  geom_line(aes(y=EBSCO_MatFemale_OS_WARM_pct_dif,color="Old shell - Warm"),size = 1,linetype = 3)+
  scale_colour_manual(name='',values=c('New shell - Cold'='blue','New shell - Warm' = 'red','Old shell - Cold'='blue','Old shell - Warm' = 'red'))+
  guides(colour = guide_legend(override.aes = list(linetype=c(1,1,3,3))))+
  labs(color = "Category",x = "Carapace width(mm)", y = "Percent difference",title="Eastern Bering Sea mature female snow crab")

cofem_mat_short<-ggplot(co_matfemdat,aes(x=Size10mm))+
  geom_line(aes(y=EBSCO_MatFemale_NS_COLD_pct_dif,color = "New shell - Cold"),size = 1)+
  geom_line(aes(y=EBSCO_MatFemale_NS_WARM_pct_dif,color="New shell - Warm"),size = 1)+
  geom_line(aes(y=EBSCO_MatFemale_OS_COLD_pct_dif,color = "Old shell - Cold"),size = 1,linetype = 3)+
  geom_line(aes(y=EBSCO_MatFemale_OS_WARM_pct_dif,color="Old shell - Warm"),size = 1,linetype = 3)+
  scale_colour_manual(name='',values=c('New shell - Cold'='blue','New shell - Warm' = 'red','Old shell - Cold'='blue','Old shell - Warm' = 'red'))+
  guides(colour = guide_legend(override.aes = list(linetype=c(1,1,3,3))))+
  labs(color = "Category",x = "Carapace width(mm)", y = "Percent difference",title="Eastern Bering Sea mature female snow crab")


####################################################################################################################
########################## NBS BKC #####################################################################################
Size10mm<-pct_dif$Size10[3:15]
NBSBKC_Male_NS_pct_dif<-pct_dif$NBSBKC_Male_NS_pct_dif[3:15]
NBSBKC_Male_OS_pct_dif<-pct_dif$NBSBKC_Male_OS_pct_dif[3:15]
NBSBKC_Male_AllSC_pct_dif<-pct_dif$NBSBKC_Male_AllSC_pct_dif[3:15]

nbsbkc_dat<-as.data.frame(cbind(Size10mm,NBSBKC_Male_AllSC_pct_dif,NBSBKC_Male_NS_pct_dif,NBSBKC_Male_OS_pct_dif))

ggplot(nbsbkc_dat,aes(x=Size10mm))+
  geom_line(aes(y=NBSBKC_Male_AllSC_pct_dif,color = "EBS-NBS ML Null model"),size = 1,linetype = 2)+
  geom_line(aes(y=NBSBKC_Male_NS_pct_dif,color = "New Shell (SC2)"),size = 1)+
  geom_line(aes(y=NBSBKC_Male_OS_pct_dif,color = "Old Shell (SC3+)"),size = 1)+
  labs(color = "Category",x = "Carapace length (mm)", y = "Percent difference",title="Male northern Bering Sea blue king crab")

nbs_bkc<-ggplot(nbsbkc_dat, aes(x=Size10mm))+
 geom_line(aes(y=NBSBKC_Male_AllSC_pct_dif,color = "EBS-NBS ML Null model"),size = 1,linetype = 2)+
 geom_line(aes(y=NBSBKC_Male_NS_pct_dif,color = "New Shell (SC2)"),size = 1)+
 geom_line(aes(y=NBSBKC_Male_OS_pct_dif,color = "Old Shell (SC3+)"),size = 1)+
 labs(color = "Category",x = "Carapace length (mm)", y = "Percent difference",title="Male northern Bering Sea blue king crab")

####################################################################################################################
########################## NBS RKC #####################################################################################
Size10mm<-pct_dif$Size10[5:15]
NSRKC_Male_NS_pct_dif<-pct_dif$NSRKC_Male_NS_pct_dif[5:15]
NSRKC_Male_OS_pct_dif<-pct_dif$NSRKC_Male_OS_pct_dif[5:15]
NSRKC_Male_AllSC_pct_dif<-pct_dif$NSRKC_Male_AllSC_pct_dif[5:15]

nbsrkc_dat<-as.data.frame(cbind(Size10mm,NSRKC_Male_AllSC_pct_dif,NSRKC_Male_NS_pct_dif,NSRKC_Male_OS_pct_dif))

ggplot(nbsrkc_dat,aes(x=Size10mm))+
  geom_line(aes(y=NSRKC_Male_AllSC_pct_dif,color = "EBS-NBS ML Null model"),size = 1,linetype = 2)+
  geom_line(aes(y=NSRKC_Male_NS_pct_dif,color = "New Shell (SC2)"),size = 1)+
  geom_line(aes(y=NSRKC_Male_OS_pct_dif,color = "Old Shell (SC3+)"),size = 1)+
 
  labs(color = "Category",x = "Carapace length (mm)", y = "Percent difference",title="Male Norton Sound red king crab ")

nsrkc<-ggplot(nbsrkc_dat,aes(x=Size10mm))+
 geom_line(aes(y=NSRKC_Male_AllSC_pct_dif,color = "EBS-NBS ML Null model"),size = 1,linetype = 2)+
 geom_line(aes(y=NSRKC_Male_NS_pct_dif,color = "New Shell (SC2)"),size = 1)+
 geom_line(aes(y=NSRKC_Male_OS_pct_dif,color = "Old Shell (SC3+)"),size = 1)+
 labs(color = "Category",x = "Carapace length (mm)", y = "Percent difference",title="Male Norton Sound red king crab ")



####################################################################################################################
########################## NBSCO #####################################################################################
Size10mm<-pct_dif$Size10[4:12]
NBSCO_Male_All_pct_dif<-pct_dif$NBSCO_Male_All_pct_dif[4:12]
NBSCO_Male_NS_pct_dif<-pct_dif$NBSCO_Male_NS_pct_dif[4:12]
NBSCO_Male_OS_pct_dif<-pct_dif$NBSCO_Male_OS_pct_dif[4:12]

nbsco_dat<-as.data.frame(cbind(Size10mm,NBSCO_Male_All_pct_dif,NBSCO_Male_NS_pct_dif,NBSCO_Male_OS_pct_dif))

ggplot(nbsco_dat,aes(x=Size10mm))+
  geom_line(aes(y=NBSCO_Male_All_pct_dif,color = "EBS-NBS ML Null model"),size = 1,linetype = 2)+
  geom_line(aes(y=NBSCO_Male_NS_pct_dif,color = "New Shell (SC2)"),size = 1)+
  geom_line(aes(y=NBSCO_Male_OS_pct_dif,color = "Old Shell (SC3)"),size = 1)+
  labs(color = "Category",x = "Carapace width (mm)", y = "Percent difference",title="Male Northern Bering Sea snow crab")+
  guides(colour = guide_legend(override.aes = list(linetype=c(1,2,1))))


nbs_co<-ggplot(nbsco_dat,aes(x=Size10mm))+
  geom_line(aes(y=NBSCO_Male_All_pct_dif,color = "EBS-NBS ML Null model"),size = 1,linetype = 2)+
  geom_line(aes(y=NBSCO_Male_NS_pct_dif,color = "New Shell (SC2)"),size = 1)+
  geom_line(aes(y=NBSCO_Male_OS_pct_dif,color = "Old Shell (SC3)"),size = 1)+
  labs(color = "Category",x = "Carapace width (mm)", y = "Percent difference",title="Male northern Bering Sea snow crab")
  #guides(colour = guide_legend(override.aes = list(linetype=c(1,2,1))))


##############  panel ###########################################################

########################################### BBRKC + SMBKC
dev.new()

ggarrange(bbrkc_all_short,smbkc_all_short,
          labels = c("a.)", "b.)"),
          ncol = 1, nrow = 2)

##### ########################### male Bairdi and opilio

dev.new()

ggarrange(cb_immat_short,cb_matmale_short,co_immat_short,co_matmale_short,
          labels = c("a.)", "b.)","c.)", "d.)"),
          ncol = 2, nrow = 2)

################################## Female RKC, bairdi and opilio
dev.new()

ggarrange(rkc_fem_short,cbfem_mat_short,cofem_mat_short,
labels = c("a.)", "b.)", "c.)"),
ncol = 2, nrow = 2)


################################# NBS ###############################################

dev.new()

ggarrange(nsrkc,nbs_bkc, nbs_co,
          labels = c("a.)", "b.)", "c.)"),
         ncol = 2, nrow = 2)
